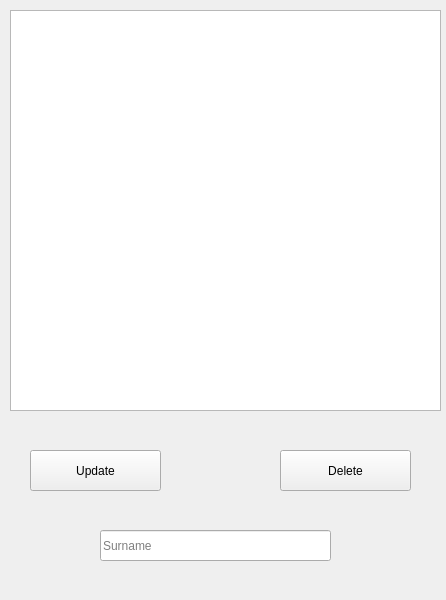
<?xml version="1.0" encoding="UTF-8"?>
<ui version="4.0">
 <class>MainWindow</class>
 <widget class="QMainWindow" name="MainWindow">
  <property name="geometry">
   <rect>
    <x>0</x>
    <y>0</y>
    <width>446</width>
    <height>600</height>
   </rect>
  </property>
  <property name="windowTitle">
   <string>Home</string>
  </property>
  <widget class="QWidget" name="centralwidget">
   <widget class="QPushButton" name="btn_update">
    <property name="geometry">
     <rect>
      <x>30</x>
      <y>450</y>
      <width>131</width>
      <height>41</height>
     </rect>
    </property>
    <property name="text">
     <string>Update</string>
    </property>
   </widget>
   <widget class="QPushButton" name="btn_delete">
    <property name="geometry">
     <rect>
      <x>280</x>
      <y>450</y>
      <width>131</width>
      <height>41</height>
     </rect>
    </property>
    <property name="text">
     <string>Delete</string>
    </property>
   </widget>
   <widget class="QTableWidget" name="tbl_client">
    <property name="geometry">
     <rect>
      <x>10</x>
      <y>10</y>
      <width>431</width>
      <height>401</height>
     </rect>
    </property>
   </widget>
   <widget class="QLineEdit" name="let_surname">
    <property name="geometry">
     <rect>
      <x>100</x>
      <y>530</y>
      <width>231</width>
      <height>31</height>
     </rect>
    </property>
    <property name="placeholderText">
     <string>Surname</string>
    </property>
   </widget>
  </widget>
 </widget>
 <resources/>
 <connections/>
</ui>
